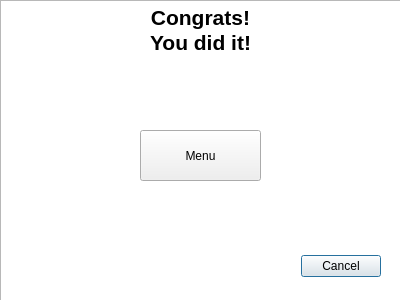
<?xml version="1.0" encoding="UTF-8"?>
<ui version="4.0">
 <class>WinDialog</class>
 <widget class="QDialog" name="WinDialog">
  <property name="geometry">
   <rect>
    <x>0</x>
    <y>0</y>
    <width>400</width>
    <height>300</height>
   </rect>
  </property>
  <property name="windowTitle">
   <string>Dialog</string>
  </property>
  <widget class="QDialogButtonBox" name="buttonBox">
   <property name="geometry">
    <rect>
     <x>40</x>
     <y>250</y>
     <width>341</width>
     <height>32</height>
    </rect>
   </property>
   <property name="orientation">
    <enum>Qt::Horizontal</enum>
   </property>
   <property name="standardButtons">
    <set>QDialogButtonBox::Cancel</set>
   </property>
  </widget>
  <widget class="QTextBrowser" name="textBrowser">
   <property name="geometry">
    <rect>
     <x>0</x>
     <y>0</y>
     <width>401</width>
     <height>301</height>
    </rect>
   </property>
   <property name="html">
    <string>&lt;!DOCTYPE HTML PUBLIC &quot;-//W3C//DTD HTML 4.0//EN&quot; &quot;http://www.w3.org/TR/REC-html40/strict.dtd&quot;&gt;
&lt;html&gt;&lt;head&gt;&lt;meta name=&quot;qrichtext&quot; content=&quot;1&quot; /&gt;&lt;style type=&quot;text/css&quot;&gt;
p, li { white-space: pre-wrap; }
&lt;/style&gt;&lt;/head&gt;&lt;body style=&quot; font-family:'MS Shell Dlg 2'; font-size:7.8pt; font-weight:400; font-style:normal;&quot;&gt;
&lt;p align=&quot;center&quot; style=&quot; margin-top:0px; margin-bottom:0px; margin-left:0px; margin-right:0px; -qt-block-indent:0; text-indent:0px;&quot;&gt;&lt;span style=&quot; font-size:16pt; font-weight:600;&quot;&gt;Congrats!&lt;/span&gt;&lt;/p&gt;
&lt;p align=&quot;center&quot; style=&quot; margin-top:0px; margin-bottom:0px; margin-left:0px; margin-right:0px; -qt-block-indent:0; text-indent:0px;&quot;&gt;&lt;span style=&quot; font-size:16pt; font-weight:600;&quot;&gt;You did it!&lt;/span&gt;&lt;/p&gt;&lt;/body&gt;&lt;/html&gt;</string>
   </property>
  </widget>
  <widget class="QPushButton" name="pushButton">
   <property name="geometry">
    <rect>
     <x>140</x>
     <y>130</y>
     <width>121</width>
     <height>51</height>
    </rect>
   </property>
   <property name="text">
    <string>Menu</string>
   </property>
  </widget>
  <zorder>textBrowser</zorder>
  <zorder>buttonBox</zorder>
  <zorder>pushButton</zorder>
 </widget>
 <resources/>
 <connections>
  <connection>
   <sender>buttonBox</sender>
   <signal>accepted()</signal>
   <receiver>WinDialog</receiver>
   <slot>accept()</slot>
   <hints>
    <hint type="sourcelabel">
     <x>248</x>
     <y>254</y>
    </hint>
    <hint type="destinationlabel">
     <x>157</x>
     <y>274</y>
    </hint>
   </hints>
  </connection>
  <connection>
   <sender>buttonBox</sender>
   <signal>rejected()</signal>
   <receiver>WinDialog</receiver>
   <slot>reject()</slot>
   <hints>
    <hint type="sourcelabel">
     <x>316</x>
     <y>260</y>
    </hint>
    <hint type="destinationlabel">
     <x>286</x>
     <y>274</y>
    </hint>
   </hints>
  </connection>
 </connections>
</ui>
